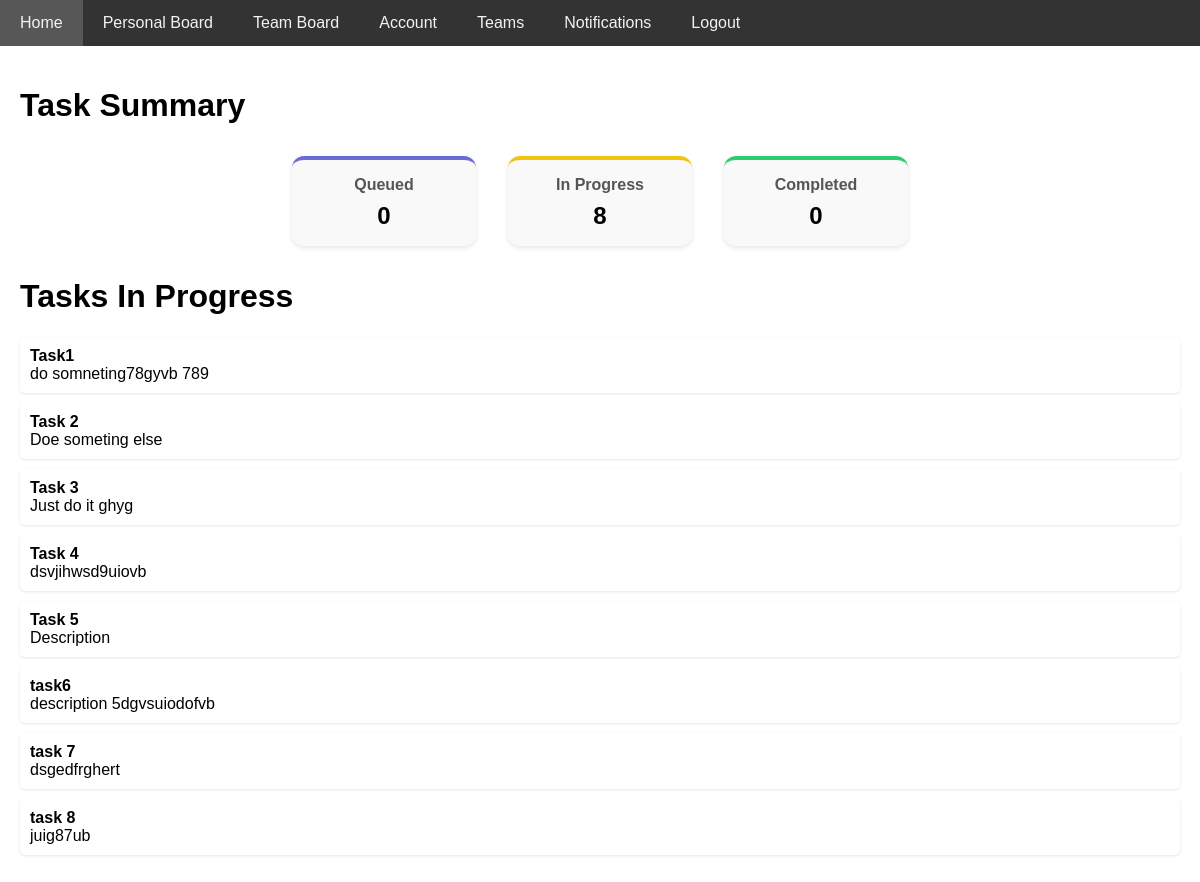
Before: /home/ (signed in) with the older database file.
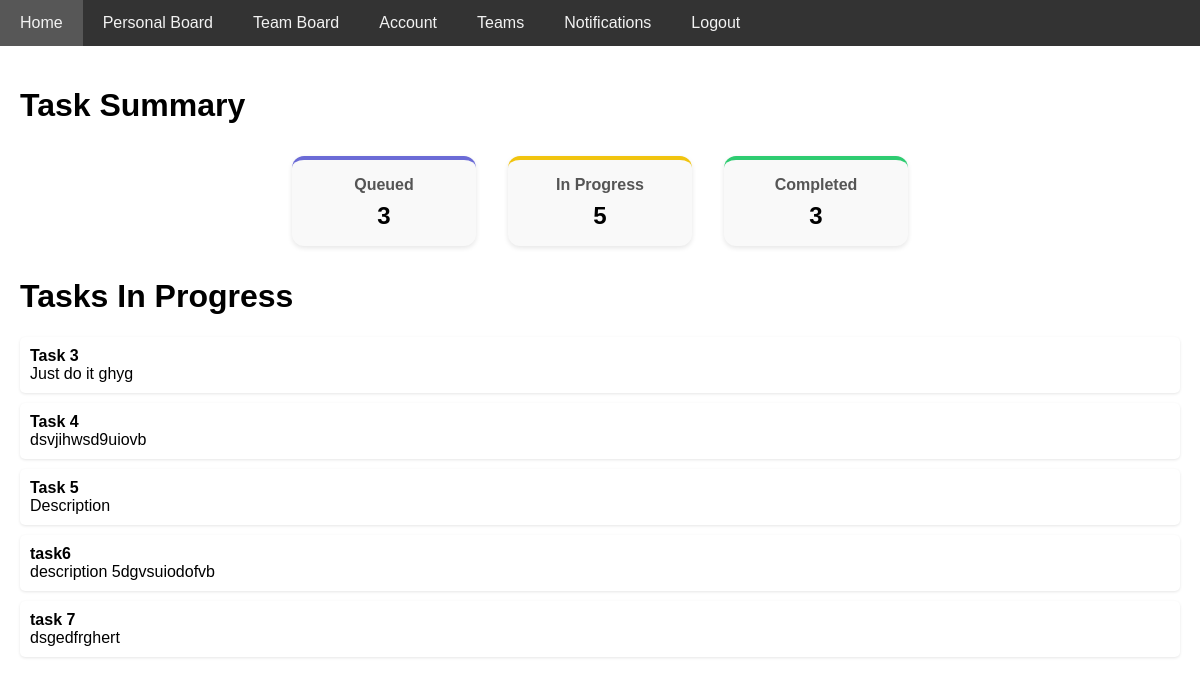
After: the same page with the newer database file.
### TodoManagerApp/models.py (models this page shows)
class Todo(models.Model):
    userID = models.ForeignKey(User, on_delete=models.CASCADE, default=1)
    title = models.CharField(max_length=200)
    description = models.TextField(blank=True)
    status = models.CharField(
        max_length=20,
        choices=[
            ('queued', 'Queued'),
            ('in_progress', 'In Progress'),
            ('completed', 'Completed')
        ],
        default='queued'
    )
    created_at = models.DateTimeField(auto_now_add=True)
    teamID = models.ForeignKey('Team', on_delete=models.CASCADE, null=True, blank=True)

### TodoManagerApp/views.py (the view)
# urls.py: path("home/", views.home, name="home"),
def home(request):
    if request.user.is_authenticated:
        todos = Todo.objects.filter(userID=request.user)
        counts = {
            'queued': todos.filter(status='queued').count(),
            'in_progress': todos.filter(status='in_progress').count(),
            'completed': todos.filter(status='completed').count(),
            'total': todos.count()
        }
        context = {
            'todos': todos,
            'counts': counts,
        }
        return render(request,"home.html", context)
    else:
        return render(request,"logedoutHome.html")

### TodoManagerApp/templates/home.html (shortened to what this page needs)
{% extends 'base.html' %}
{% block content %}
<h1>Task Summary</h1>
<div class="counts">
    <div class="count-box queued">
        <span class="label">Queued</span>
        <span class="value">{{ counts.queued }}</span>
    </div>
    <div class="count-box in-progress">
        <span class="label">In Progress</span>
        <span class="value">{{ counts.in_progress }}</span>
    </div>
    <div class="count-box completed">
        <span class="label">Completed</span>
        <span class="value">{{ counts.completed }}</span>
    </div>
</div>
<h1>Tasks In Progress</h1>
    {% with in_progress_tasks=todos|dictsort:"status" %}
        {% for todo in in_progress_tasks %}
            {% if todo.status == "in_progress" %}
                <div class="task">
                    <strong>{{ todo.title }}</strong><br>
                    <span>{{ todo.description }}</span>
                </div>
            {% endif %}
        {% empty %}
            <p>No tasks in progress. You're all caught up!</p>
        {% endfor %}
    {% endwith %}
{% endblock %}

Changed rows visible on the page:
no longer on this page (row edited): Todo: title "Task1", description "do somneting78gyvb 789"
no longer on this page (row edited): Todo: title "Task 2", description "Doe someting else"
no longer on this page (row edited): Todo: title "task 8", description "juig87ub"
Other visible differences:
{{ counts.queued }}: "0" → "3"
{{ counts.in_progress }}: "8" → "5"
{{ counts.completed }}: "0" → "3"
